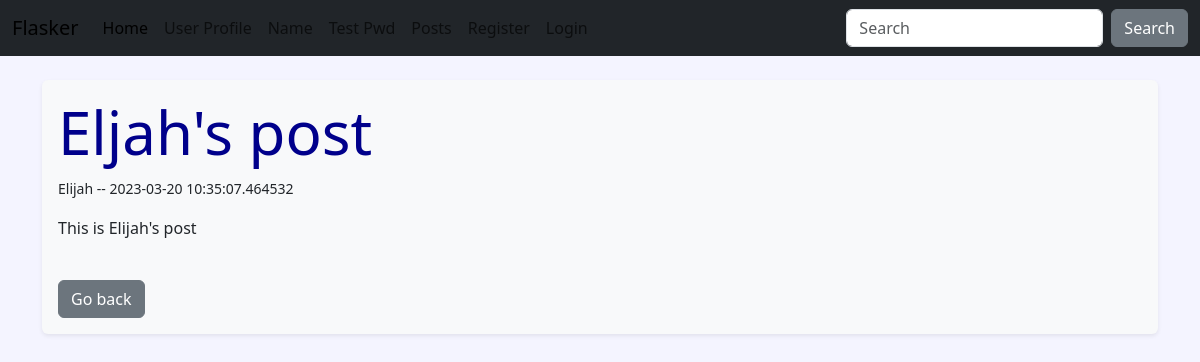
The page /posts/2 on the database its author committed.
### hello.py (models this page shows, shortened)
class Post(db.Model):
    id = db.Column(db.Integer, primary_key=True)
    title = db.Column(db.String(255))
    content = db.Column(db.Text)
    date_posted = db.Column(db.DateTime, default=datetime.utcnow)
    slug = db.Column(db.String(255))
    poster_id = db.Column(db.Integer, db.ForeignKey('users.id'))

class Users(db.Model, UserMixin):
    id = db.Column(db.Integer, primary_key=True)
    username = db.Column(db.String(200), unique=True)
    name = db.Column(db.String(200), nullable=False)
    email = db.Column(db.String(200), nullable=False, unique=True)
    favorite_color = db.Column(db.String(120))
    about_author = db.Column(db.Text(500), nullable=True)
    date_added = db.Column(db.DateTime, default=datetime.utcnow)
    password_hash = db.Column(db.String(128))
    posts = db.relationship('Post', backref='poster')
    @property
    def password(self):
        raise AttributeError('Password is nomett a readable attr!')

### hello.py (the view)
@app.route('/posts/<int:id>')
def post(id):
    post = Post.query.get_or_404(id)
    return render_template('post.html', post=post)

### webforms.py
class SearchForm(FlaskForm):
    searched = StringField('Searched', validators=[DataRequired()])
    submit = SubmitField('Submit')

### hello.py (called while the page is built)
@app.context_processor
def base():
    form = SearchForm()
    return dict(form=form)

### templates/post.html (shortened to what this page needs)
{% extends 'base.html' %}
{% block content%}
<div class="shadow-sm p-3 mb-1 bg-body-tertiary rounded">
    <h1>{{ post.title|capitalize }}</h1>
    <p><small>{{ post.poster.name }} -- {{ post.date_posted }}</small></p>
    <p>{{ post.content |safe }}</p><br />
    <a href="{{ url_for('posts')}}"><button type="button" class="btn btn-secondary">Go back</button></a>
</div>
<br/>
{% endblock %}

### static/css/style.css (style rules this page uses)
h1 { color: darkblue; font-size: 60px; }
body { background-color: #f4f4ff; }

### rows shown on the page
Post: title "Eljah's post", date_posted "2023-03-20 10:35:07.464532", content "This is Elijah's post"
Users: poster.name "Elijah"
